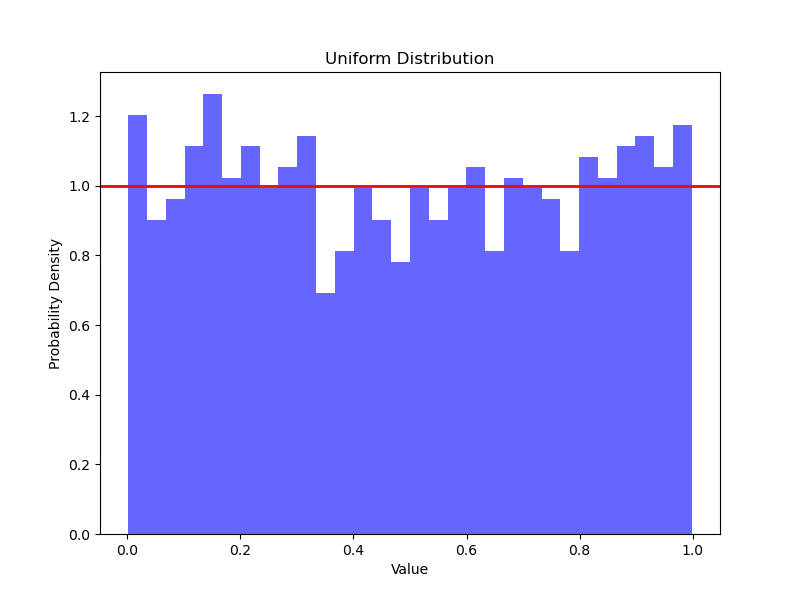

This figure's Python source:
import numpy as np
import matplotlib.pyplot as plt

# 균일 분포의 최솟값과 최댓값 설정
low = 0
high = 1
num_samples = 1000

# 균일 분포 데이터 생성
uniform_data = np.random.uniform(low, high, num_samples)

# 균일 분포 데이터 시각화
plt.figure(figsize=(8, 6))
plt.hist(uniform_data, bins=30, density=True, alpha=0.6, color='b')
plt.axhline(y=1/(high-low), color='r', linestyle='-', linewidth=2)  # 이론적 밀도 함수
plt.title('Uniform Distribution')
plt.xlabel('Value')
plt.ylabel('Probability Density')
plt.show()
